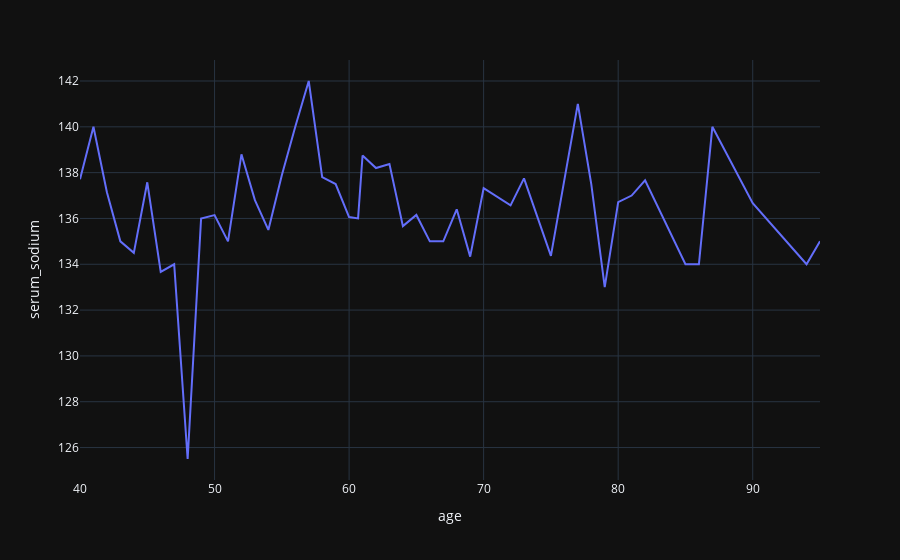

Notebook cell for this chart:
### Code cell
df_agrupado2 = df.groupby("serum_sodium").mean().reset_index()
fig3 = px.line(df_agrupado, x = "age", y = "serum_sodium", template = "plotly_dark")
fig3.show()

### Figure 1 — Plotly figure (JSON) as saved in the notebook; plotly's stock layout.template omitted (floating-point values rounded to 4 significant figures)
{"data": [{"hovertemplate": "age=%{x}<br>serum_sodium=%{y}<extra></extra>", "legendgroup": "", "line": {"color": "#636efa", "dash": "solid"}, "marker": {"symbol": "circle"}, "mode": "lines", "name": "", "orientation": "v", "showlegend": false, "type": "scatter", "x": [40, 41, 42, 43, 44, 45, 46, 47, 48, 49, 50, 51, 52, 53, 54, 55, 56, 57, 58, 59, 60, 60.67, 61, 62, 63, 64, 65, 66, 67, 68, 69, 70, 72, 73, 75, 77, 78, 79, 80, 81, 82, 85, 86, 87, 90, 94, 95], "xaxis": "x", "y": [137.7, 140, 137.1, 135, 134.5, 137.6, 133.7, 134, 125.5, 136, 136.1, 135, 138.8, 136.8, 135.5, 137.9, 140, 142, 137.8, 137.5, 136.1, 136, 138.8, 138.2, 138.4, 135.7, 136.2, 135, 135, 136.4, 134.3, 137.3, 136.6, 137.8, 134.4, 141, 137.5, 133, 136.7, 137, 137.7, 134, 134, 140, 136.7, 134, 135], "yaxis": "y"}], "layout": {"legend": {"tracegroupgap": 0}, "margin": {"t": 60}, "xaxis": {"anchor": "y", "domain": [0, 1], "title": {"text": "age"}}, "yaxis": {"anchor": "x", "domain": [0, 1], "title": {"text": "serum_sodium"}}}}
